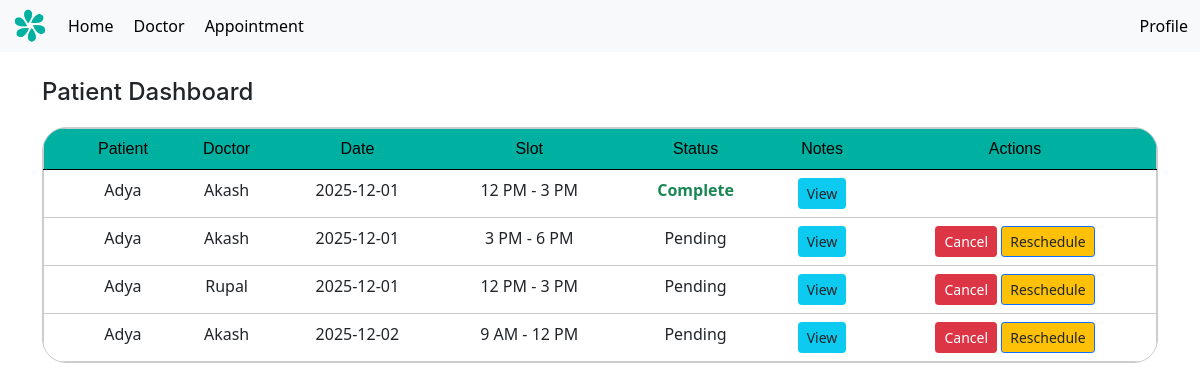
Screenshot of /home (signed in) with the database file from the repository.
### models.py (models this page shows, shortened)
class appointment(db.Model):
    id = db.Column(db.Integer, primary_key=True)
    patient_id = db.Column(db.Integer, db.ForeignKey('patient.id'), nullable=False)
    doctor_id = db.Column(db.Integer, db.ForeignKey('doctor.id'), nullable=False)
    appointment_date = db.Column(db.Date, nullable=False)
    slot = db.Column(db.String(20), nullable=False)
    prescription = db.Column(db.Text, nullable=True)
    status = db.Column(db.Boolean, default=False)
    is_blocked = db.Column(db.Boolean, default=False)
    doctor = db.relationship('doctor', back_populates='appointments', lazy=True)
    patient = db.relationship('patient', back_populates='appointments', lazy=True)

class patient(UserMixin, db.Model):
    id = db.Column(db.Integer, primary_key=True)
    username = db.Column(db.String(100), unique=True, nullable=False)
    name = db.Column(db.String(100), nullable=False)
    age = db.Column(db.Integer, nullable=False)
    password = db.Column(db.String(200), nullable=False)
    appointments = db.relationship('appointment', back_populates='patient', lazy=True)
    is_admin = db.Column(db.Boolean, default=False)
    is_doctor = db.Column(db.Boolean, default=False)

class doctor(UserMixin, db.Model):
    id = db.Column(db.Integer, primary_key=True)
    username = db.Column(db.String(100), unique=True, nullable=False)
    password = db.Column(db.String(200), nullable=False)
    name = db.Column(db.String(100), nullable=False)
    specialization = db.Column(db.String(100), nullable=False)
    availability = db.Column(db.Date, nullable=True)
    timeSlots = db.relationship('timeSlot', back_populates='doctor', lazy=True)
    appointments = db.relationship('appointment', back_populates='doctor', lazy=True)
    is_admin = db.Column(db.Boolean, default=False)
    is_doctor = db.Column(db.Boolean, default=True)

### app.py (the view, shortened to what this page needs)
@app.route('/home')
def home():
    if not current_user.is_authenticated:
        return redirect(url_for('login'))
    today = date.today()
    next_week = today + timedelta(days=7)
    base_filter = (
        appointment.appointment_date >= today,
        appointment.appointment_date <= next_week
    )
    if current_user.is_admin:
        appts = appointment.query.filter(
            *base_filter,
            appointment.is_blocked == False,
            appointment.patient_id != 0
        ).order_by(
            appointment.appointment_date.asc()
        ).all()
        return render_template('home_da.html', appointments=appts)
    else:
        appts = appointment.query.filter(
            appointment.patient_id == current_user.id,
            *base_filter,
            appointment.is_blocked == False,
            appointment.patient_id != 0
        ).order_by(
            appointment.appointment_date.asc()
        ).all()
        return render_template('home_p.html', appointments=appts)

### app.py (called while the page is built)
@login_manager.user_loader
def load_user(user_id):
    user_type = session.get("user_type")
    if user_type == "doctor":
        return doctor.query.get(int(user_id))
    return patient.query.get(int(user_id))

@app.context_processor
def inject_user():
    return dict(current_user=current_user, request = request)

### templates/home_p.html (shortened to what this page needs)
{% extends 'layout.html' %}
{% block content %}
<h1 style="margin-bottom: 20px;">Patient Dashboard</h1>
<div style=" border: 1px solid #ccc; border-radius: 24px; width: 100%; overflow: clip;">
<table class="table" style="text-align: center; padding: 20px; border: 1px solid #ccc; margin-bottom: 0px;">
  <thead class="thead-darky">
    <tr>
        <th scope="col"></th>
        <th scope="col">Patient</th>
        <th scope="col">Doctor</th>
        <th scope="col">Date</th>
        <th scope="col">Slot</th>
        <th scope="col">Status</th>
        <th scope="col">Notes</th>
        <th scope="col">Actions</th>
    </tr>
  </thead>
  <tbody>
        {% for a in appointments %}
        <tr class="table-row-link">
            <th scope="row"></th>
            <td><a href="{{ url_for('patient_profile', patient_id=a.patient.id) }}">{{ a.patient.name }}</a></td>
            <td><a href="{{ url_for('doctor_profile', doctor_id=a.doctor.id) }}">{{ a.doctor.name }}</a></td>
            <td>{{ a.appointment_date }}</td>
            <td>{{ a.slot }}</td>
            <td>{% if a.status %}
        <div class="text-success fw-bold">Complete</div>
    {% else %}
        <div>Pending</div>
    {% endif %}</td>
            <td>
              <a href="{{ url_for('view_notes', appt_id=a.id) }}" class="btn btn-info btn-sm">
                  View
              </a>
            </td>
            <td>
                {% if (current_user.id == a.patient_id and not a.status) and (not current_user.is_doctor and not current_user.is_admin) %}
                    <form action="{{ url_for('cancel_appointment', appt_id=a.id) }}" method="POST" style="display:inline;">
                        <button class="btn btn-sm btn-danger">Cancel</button>
                    </form>
                {% endif %}
                {% if (current_user.id == a.patient_id and not a.status) and (not current_user.is_doctor and not current_user.is_admin) %}
                    <a href="{{ url_for('reschedule', appt_id=a.id) }}"
                      class="btn btn-sm btn-primary" style="background-color: #ffc107;">
                      Reschedule
                    </a>
                {% endif %}
            </td>
        </tr>
      {% endfor %}
  </tbody>
</table>
</div>
{% endblock %}

### static/styles.css (style rules this page uses)
.thead-darky { background-color: #00B0A0; color: black; font-weight: 400; border-style: none; font-family: 'Arial', sans-serif; }
table { text-align: center; }
.thead-darky th { font-weight: 400; font-size: 16px; }
h1, h2, h3, h4, h5, h6 { font-family: "inter", sans-serif; }
h1 { font-size: 24px !important; font-weight: 700; }
.table-row-link a { text-decoration: none !important; color: inherit !important; }

### rows the page displays
appointment: patient.name "Adya", doctor.name "Akash", appointment_date "2025-12-01", slot "12 PM - 3 PM", status "Complete"
appointment: patient.name "Adya", doctor.name "Akash", appointment_date "2025-12-01", slot "3 PM - 6 PM", status "Pending"
appointment: patient.name "Adya", doctor.name "Rupal", appointment_date "2025-12-01", slot "12 PM - 3 PM", status "Pending"
appointment: patient.name "Adya", doctor.name "Akash", appointment_date "2025-12-02", slot "9 AM - 12 PM", status "Pending"
